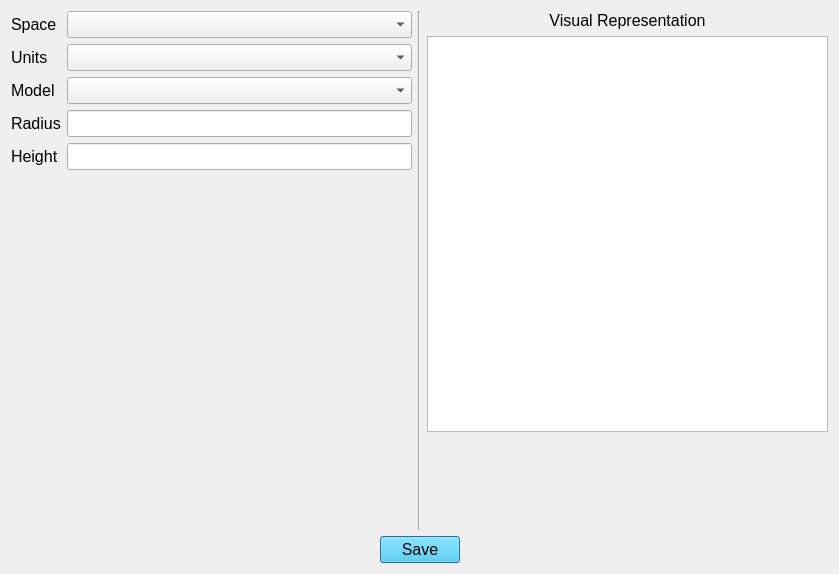
<?xml version="1.0" encoding="UTF-8"?>
<ui version="4.0">
 <class>Dialog</class>
 <widget class="QDialog" name="Dialog">
  <property name="geometry">
   <rect>
    <x>0</x>
    <y>0</y>
    <width>839</width>
    <height>574</height>
   </rect>
  </property>
  <property name="windowTitle">
   <string>Dialog</string>
  </property>
  <layout class="QGridLayout" name="gridLayout_2">
   <item row="0" column="0">
    <layout class="QGridLayout" name="gridLayout">
     <item row="0" column="0">
      <widget class="QLabel" name="label">
       <property name="font">
        <font>
         <pointsize>12</pointsize>
        </font>
       </property>
       <property name="text">
        <string>Space</string>
       </property>
      </widget>
     </item>
     <item row="0" column="1">
      <widget class="QComboBox" name="comboSpace">
       <property name="font">
        <font>
         <pointsize>12</pointsize>
        </font>
       </property>
      </widget>
     </item>
     <item row="1" column="0">
      <widget class="QLabel" name="label_2">
       <property name="font">
        <font>
         <pointsize>12</pointsize>
        </font>
       </property>
       <property name="text">
        <string>Units</string>
       </property>
      </widget>
     </item>
     <item row="1" column="1">
      <widget class="QComboBox" name="comboUnits">
       <property name="font">
        <font>
         <pointsize>12</pointsize>
        </font>
       </property>
      </widget>
     </item>
     <item row="2" column="0">
      <widget class="QLabel" name="label_3">
       <property name="font">
        <font>
         <pointsize>12</pointsize>
        </font>
       </property>
       <property name="text">
        <string>Model</string>
       </property>
      </widget>
     </item>
     <item row="2" column="1">
      <widget class="QComboBox" name="comboModel">
       <property name="font">
        <font>
         <pointsize>12</pointsize>
        </font>
       </property>
      </widget>
     </item>
     <item row="3" column="0">
      <widget class="QLabel" name="labelP1">
       <property name="font">
        <font>
         <pointsize>12</pointsize>
        </font>
       </property>
       <property name="text">
        <string>Radius</string>
       </property>
      </widget>
     </item>
     <item row="3" column="1">
      <widget class="QLineEdit" name="leP1">
       <property name="font">
        <font>
         <pointsize>12</pointsize>
        </font>
       </property>
      </widget>
     </item>
     <item row="4" column="0">
      <widget class="QLabel" name="labelP2">
       <property name="font">
        <font>
         <pointsize>12</pointsize>
        </font>
       </property>
       <property name="text">
        <string>Height</string>
       </property>
      </widget>
     </item>
     <item row="4" column="1">
      <widget class="QLineEdit" name="leP2">
       <property name="font">
        <font>
         <pointsize>12</pointsize>
        </font>
       </property>
      </widget>
     </item>
     <item row="5" column="0" colspan="2">
      <spacer name="verticalSpacer_2">
       <property name="orientation">
        <enum>Qt::Orientation::Vertical</enum>
       </property>
       <property name="sizeHint" stdset="0">
        <size>
         <width>20</width>
         <height>40</height>
        </size>
       </property>
      </spacer>
     </item>
    </layout>
   </item>
   <item row="0" column="1">
    <widget class="Line" name="line">
     <property name="orientation">
      <enum>Qt::Orientation::Vertical</enum>
     </property>
    </widget>
   </item>
   <item row="0" column="2">
    <layout class="QGridLayout" name="gridLayout_3" rowstretch="0,3,0" columnstretch="0">
     <item row="0" column="0">
      <widget class="QLabel" name="label_6">
       <property name="font">
        <font>
         <pointsize>12</pointsize>
        </font>
       </property>
       <property name="text">
        <string>Visual Representation</string>
       </property>
       <property name="alignment">
        <set>Qt::AlignmentFlag::AlignCenter</set>
       </property>
      </widget>
     </item>
     <item row="2" column="0">
      <spacer name="verticalSpacer">
       <property name="orientation">
        <enum>Qt::Orientation::Vertical</enum>
       </property>
       <property name="sizeHint" stdset="0">
        <size>
         <width>20</width>
         <height>98</height>
        </size>
       </property>
      </spacer>
     </item>
     <item row="1" column="0">
      <widget class="QGraphicsView" name="graphicsView"/>
     </item>
    </layout>
   </item>
   <item row="1" column="0" colspan="3">
    <layout class="QGridLayout" name="gridLayout_4">
     <item row="0" column="0">
      <spacer name="horizontalSpacer">
       <property name="orientation">
        <enum>Qt::Orientation::Horizontal</enum>
       </property>
       <property name="sizeHint" stdset="0">
        <size>
         <width>118</width>
         <height>20</height>
        </size>
       </property>
      </spacer>
     </item>
     <item row="0" column="1">
      <widget class="QPushButton" name="buttonSave">
       <property name="palette">
        <palette>
         <active>
          <colorrole role="Button">
           <brush brushstyle="SolidPattern">
            <color alpha="255">
             <red>55</red>
             <green>197</green>
             <blue>240</blue>
            </color>
           </brush>
          </colorrole>
          <colorrole role="HighlightedText">
           <brush brushstyle="SolidPattern">
            <color alpha="255">
             <red>0</red>
             <green>0</green>
             <blue>0</blue>
            </color>
           </brush>
          </colorrole>
         </active>
         <inactive>
          <colorrole role="Button">
           <brush brushstyle="SolidPattern">
            <color alpha="255">
             <red>55</red>
             <green>197</green>
             <blue>240</blue>
            </color>
           </brush>
          </colorrole>
          <colorrole role="HighlightedText">
           <brush brushstyle="SolidPattern">
            <color alpha="255">
             <red>0</red>
             <green>0</green>
             <blue>0</blue>
            </color>
           </brush>
          </colorrole>
         </inactive>
         <disabled>
          <colorrole role="Button">
           <brush brushstyle="SolidPattern">
            <color alpha="255">
             <red>55</red>
             <green>197</green>
             <blue>240</blue>
            </color>
           </brush>
          </colorrole>
          <colorrole role="HighlightedText">
           <brush brushstyle="SolidPattern">
            <color alpha="255">
             <red>0</red>
             <green>0</green>
             <blue>0</blue>
            </color>
           </brush>
          </colorrole>
         </disabled>
        </palette>
       </property>
       <property name="font">
        <font>
         <pointsize>12</pointsize>
        </font>
       </property>
       <property name="text">
        <string>Save</string>
       </property>
      </widget>
     </item>
     <item row="0" column="2">
      <spacer name="horizontalSpacer_2">
       <property name="orientation">
        <enum>Qt::Orientation::Horizontal</enum>
       </property>
       <property name="sizeHint" stdset="0">
        <size>
         <width>118</width>
         <height>20</height>
        </size>
       </property>
      </spacer>
     </item>
    </layout>
   </item>
  </layout>
 </widget>
 <resources/>
 <connections/>
</ui>
